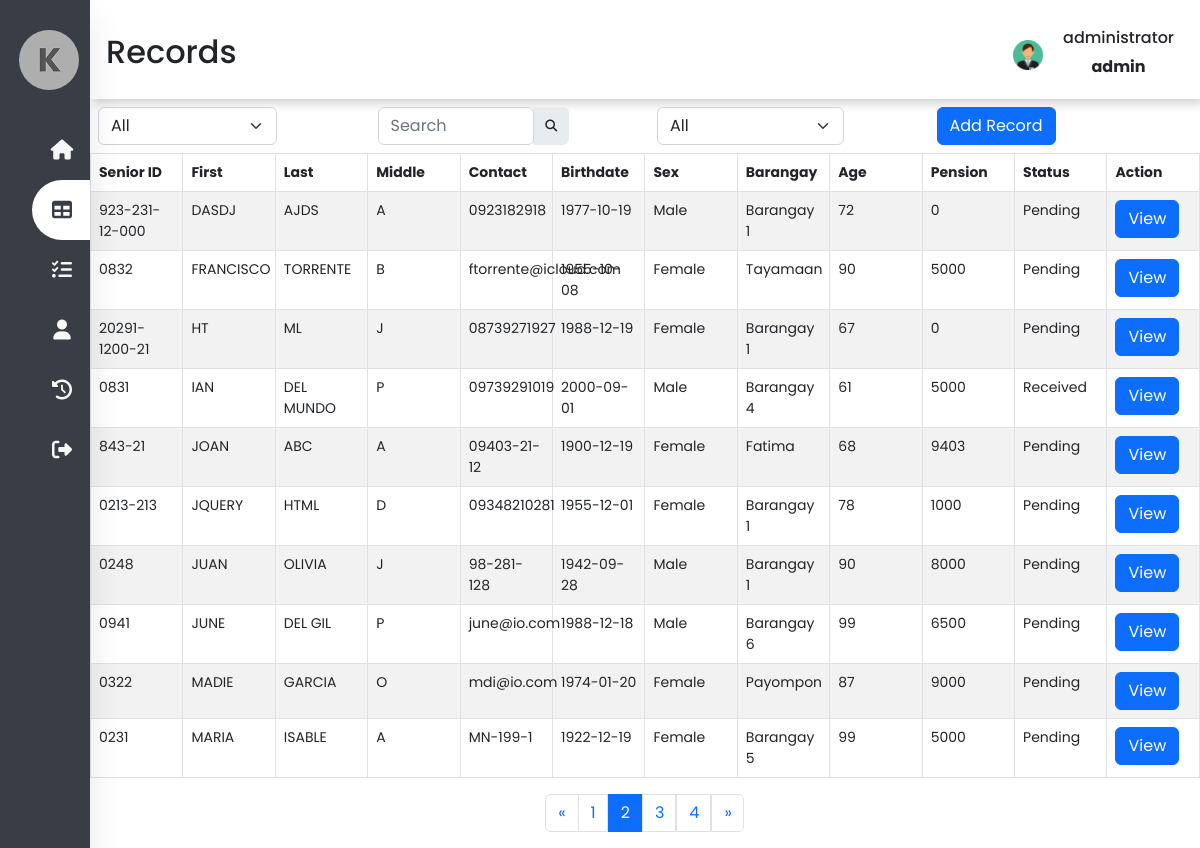
The page /deprecated/records.php?page=2 (signed in) on the database its author committed.
### tables this page shows
CREATE TABLE `tbl_records` (
  `id` int(11) NOT NULL,
  `uid` varchar(150) NOT NULL,
  `fx_id` varchar(50) NOT NULL,
  `fx_firstname` varchar(50) NOT NULL,
  `fx_lastname` varchar(50) NOT NULL,
  `fx_middlename` varchar(50) NOT NULL,
  `fx_contact` varchar(150) NOT NULL,
  `fd_birthdate` date NOT NULL,
  `fx_gender` varchar(50) NOT NULL,
  `fx_barangay` varchar(150) NOT NULL,
  `fn_age` int(3) NOT NULL,
  `fn_pension` bigint(50) NOT NULL,
  `fn_status` varchar(50) NOT NULL,
  `life_status` varchar(150) NOT NULL,
  `fd_pension` date NOT NULL,
  `account_status` varchar(150) NOT NULL,
  `fx_pwd` varchar(50) NOT NULL,
  `fd_started` date NOT NULL
);

### deprecated/records.php (the view, shortened to what this page needs)
<?php
include('conn/connection.php');
$limit = isset($_SESSION['records-limit']) ? $_SESSION['records-limit'] : 10;
$page = isset($_GET['page']) ? $_GET['page'] : 1;
$paginationStart = ($page - 1) * $limit;
$records = $conn->query("SELECT * FROM tbl_records ORDER BY `tbl_records`.`fx_firstname` ASC LIMIT $paginationStart, $limit");
$allrecords = $records->fetch_all(MYSQLI_ASSOC);
$sql = $conn->query("SELECT count(id) AS id FROM tbl_records");
$custCount = $sql->fetch_all(MYSQLI_ASSOC);
$allRecrods = $custCount[0]['id'];
$totoalPages = ceil($allRecrods / $limit);
$prev = $page - 1;
$next = $page + 1;
if (isset($_SESSION['user_id']) && isset($_SESSION['user_name'])) {
?>
<!DOCTYPE html>
<html lang="en">
<head>
    <link href="https://cdn.jsdelivr.net/npm/bootstrap@5.2.2/dist/css/bootstrap.min.css" rel="stylesheet">
    <link rel="stylesheet" type="text/css" href="css/g_style.css">
    <link rel="stylesheet" type="text/css" href="css/records_style.css">
    <link rel="stylesheet" href="https://cdnjs.cloudflare.com/ajax/libs/font-awesome/6.2.0/css/all.min.css">
</head>
<body>
    <nav class="side-nav">
        <ul>
            <li>
                <a href="#" class="logo">
                    <img src="media/logo.jpg" alt="logo">
                </a>
            </li>
            <li><a href="dashboard.php" id="nav-list">
                    <i class="fas fa-home"></i>
                </a></li>
            <li><a href="#" class="active" id="nav-list">
                    <i class="fas fa-table"></i>
                </a></li>
            <li><a href="reports.php" id="nav-list">
                    <i class="fas fa-tasks"></i>
                </a></li>
            <li><a href="#" id="nav-list">
                    <i class="fas fa-user"></i>
                </a></li>
            <li><a href="activities.php" id="nav-list">
                    <i class="fas fa-solid fa-clock-rotate-left"></i>
                </a></li>
            <li><a href="function/logout.php" class="logout" id="nav-list">
                    <i class="fas fa-sign-out-alt"></i>
                </a></li>
        </ul>
    </nav>
    <div class="main-content">
        <header>
            <div class="header-title">
                <h2>
                    <label for="">
                        Records
                </h2>
            </div>
            <div class="user-wrapper">
                <img src="media/male.png" width="30px" height="30px" alt="user">
                <div>
                    <h6><span class="nav-item"><?php echo $_SESSION['user_name']; ?></span></h6>
                    <p><span class="nav-item"><?php echo $_SESSION['user_level']; ?></span></p>
                </div>
            </div>
        </header>
        <div class="container p-2">
            <div class="row" id="tbl_header">
                <div class="div-2 col-sm">
                    <select class="form-select" style="width: auto;">
                        <option>All</option>
                    </select>
                </div>
                <div class="div-1 col-sm">
                    <div class="input-group rounded w-75">
                        <input type="search" class="form-control rounded" placeholder="Search" aria-label="Search"
                            aria-describedby="search-addon" />
                        <span class="input-group-text border-0" id="search-addon">
                            <i class="fas fa-search"></i>
                        </span>
                    </div>
                </div>
                <div class="div-2.1 col-sm">
                    <select class="form-select" id="bselect" style="width: auto;">
                        <option>All</option>
                    </select>
                </div>
                <div class="div-3 col-sm">
                    <button type="button" class="btn btn-primary" data-bs-toggle="modal" data-bs-target="#myModal">Add
                        Record</button>
                </div>
            </div>
        </div>
        <div class="table-div t-1" id="container">
            <table id="datatable" class="table table-striped table-bordered">
                <thead>
                    <tr>
                        <th scope="col">Senior ID</th>
                        <th scope="col">First</th>
                        <th scope="col">Last</th>
                        <th scope="col">Middle</th>
                        <th scope="col">Contact</th>
                        <th scope="col">Birthdate</th>
                        <th scope="col">Sex</th>
                        <th scope="col">Barangay</th>
                        <th scope="col">Age</th>
                        <th scope="col">Pension</th>
                        <th scope="col">Status</th>
                        <th scope="col">Action</th>
                    </tr>
                </thead>
                <tbody>
                    <?php foreach($allrecords as $row) :  ?>
                    <tr>
                        <td id="sid"> <?php echo $row['fx_id']; ?> </td>
                        <td> <?php echo $row['fx_firstname']; ?> </td>
                        <td> <?php echo $row['fx_lastname']; ?> </td>
                        <td> <?php echo $row['fx_middlename']; ?> </td>
                        <td> <?php echo $row['fx_contact']; ?> </td>
                        <td> <?php echo $row['fd_birthdate']; ?> </td>
                        <td> <?php echo $row['fx_gender']; ?> </td>
                        <td> <?php echo $row['fx_barangay']; ?> </td>
                        <td> <?php echo $row['fn_age']; ?> </td>
                        <td> <?php echo $row['fn_pension']; ?> </td>
                        <td> <?php echo $row['fn_status']; ?> </td>
                        <td> <button id='<?php echo $row['fx_id']; ?>' class="view btn btn-primary"
                                style="width: auto;">View</button></td>
                    </tr>
                    <?php endforeach; ?>
                </tbody>
            </table>
        </div>
        <div class="d-flex justify-content-center">
            <ul class="pagination">
                <li class="page-item <?php if($page <= 1){ echo 'disabled'; } ?>">
                    <a class="page-link w-100"
                        href="<?php if($page <= 1){ echo '#'; } else { echo "?page=" . $prev; } ?>">
                        <span aria-hidden="true">&laquo;</span>
                    </a>
                </li>
                <?php for($i = 1; $i <= $totoalPages; $i++ ): ?>
                <li class="page-item <?php if($page == $i) {echo 'active'; } ?>">
                    <a class="page-link w-100" href="records.php?page=<?= $i; ?>"> <?= $i; ?> </a>
                </li>
                <?php endfor; ?>
                <li class="page-item <?php if($page >= $totoalPages) { echo 'disabled'; } ?>">
                    <a class="page-link w-100"
                        href="<?php if($page >= $totoalPages){ echo '#'; } else {echo "?page=". $next; } ?>">
                        <span aria-hidden="true">&raquo;</span>
                    </a>
                </li>
            </ul>
        </div>
    </div>
</body>
</html>
<?php
}else{
    header("Location: index.php");
    exit();
}
?>

### css/g_style.css (style rules this page uses)
:root { --main-color:#393E46; --secondary-color: #6D9886; --next-color: #F2E7D5; --last-color: #F7F7F7; --gray: #808080; }
* { margin: 0; padding: 0; outline: none; list-style: none; box-sizing: border-box; text-decoration: none; font-family: "Poppins", sans-serif; }
body { background: #fff; }
.side-nav { position: fixed; top: 0; bottom: 0; height: 100%; background: var(--main-color); width: 90px; z-index: 999; overflow: hidden; transition: width 0.2s linear; box-shadow: 0 20px 35px rgba(0, 0, 0, 0.1); }
.logo { text-align: center; transition: all 0.5s ease; margin: 20px 0 20px -75px; }
.logo img { width: 60px; height: 60px; border-radius: 50%; }
.side-nav a { position: relative; color: rgb(85, 83, 83); font-size: 14px; text-decoration: none; color: var(--last-color); display: table; width: 300px; padding: 10px; }
li i { position: relative; width: 40px; height: 40px; top: 10px; color: var(--last-color); font-size: 20px; text-align: center; }
.nav-item { position: relative; top: 12px; margin-left: 20px; }
li a.active { background: #fff; color: var(--main-color); border-radius: 30px 0 0 30px; }
a.active i { color: var(--main-color); }
.logout { position: absolute; bottom: 0; }
.main-content { padding: 0 0 0 90px; }
header { display: flex; justify-content: space-between; padding: 1rem; width: 100%; box-shadow: 4px 4px 10px rgba(0, 0, 0, 0.2); }
.header-title { transform: translateY(25%); }
.user-wrapper { display: flex; margin-right: 10px; align-items: center; }
.user-wrapper div p { text-align: center; font-weight: bold; }
.user-wrapper img { margin-top: 10px; }
table { table-layout:fixed; }
.table td { font-size: 14px; }
.table th { font-size: 14px; word-break: break-all; }

### css/records_style.css (style rules this page uses)
:root { --main-color: #393E46; --secondary-color: #6D9886; --next-color: #F2E7D5; --last-color: #F7F7F7; --gray: #808080; }
.input-group-text { font-size: 12px; }

### rows shown on the page
tbl_records: fx "923-231-12-000", fx_firstname "DASDJ", fx_lastname "AJDS", fx_middlename "A", fx_contact "0923182918", fd_birthdate "1977-10-19", fx_gender "Male", fx_barangay "Barangay 1", fn_age "72", fn_pension "0", fn_status "Pending"
tbl_records: fx "0832", fx_firstname "FRANCISCO", fx_lastname "TORRENTE", fx_middlename "B", fx_contact "ftorrente@icloud.com", fd_birthdate "1955-10-08", fx_gender "Female", fx_barangay "Tayamaan", fn_age "90", fn_pension "5000", fn_status "Pending"
tbl_records: fx "20291-1200-21", fx_firstname "HT", fx_lastname "ML", fx_middlename "J", fx_contact "08739271927", fd_birthdate "1988-12-19", fx_gender "Female", fx_barangay "Barangay 1", fn_age "67", fn_pension "0", fn_status "Pending"
tbl_records: fx "0831", fx_firstname "IAN", fx_lastname "DEL MUNDO", fx_middlename "P", fx_contact "09739291019", fd_birthdate "2000-09-01", fx_gender "Male", fx_barangay "Barangay 4", fn_age "61", fn_pension "5000", fn_status "Received"
tbl_records: fx "843-21", fx_firstname "JOAN", fx_lastname "ABC", fx_middlename "A", fx_contact "09403-21-12", fd_birthdate "1900-12-19", fx_gender "Female", fx_barangay "Fatima", fn_age "68", fn_pension "9403", fn_status "Pending"
tbl_records: fx "0213-213", fx_firstname "JQUERY", fx_lastname "HTML", fx_middlename "D", fx_contact "09348210281", fd_birthdate "1955-12-01", fx_gender "Female", fx_barangay "Barangay 1", fn_age "78", fn_pension "1000", fn_status "Pending"
tbl_records: fx "0248", fx_firstname "JUAN", fx_lastname "OLIVIA", fx_middlename "J", fx_contact "98-281-128", fd_birthdate "1942-09-28", fx_gender "Male", fx_barangay "Barangay 1", fn_age "90", fn_pension "8000", fn_status "Pending"
tbl_records: fx "0941", fx_firstname "JUNE", fx_lastname "DEL GIL", fx_middlename "P", fx_contact "june@io.com", fd_birthdate "1988-12-18", fx_gender "Male", fx_barangay "Barangay 6", fn_age "99", fn_pension "6500", fn_status "Pending"
tbl_records: fx "0322", fx_firstname "MADIE", fx_lastname "GARCIA", fx_middlename "O", fx_contact "mdi@io.com", fd_birthdate "1974-01-20", fx_gender "Female", fx_barangay "Payompon", fn_age "87", fn_pension "9000", fn_status "Pending"
tbl_records: fx "0231", fx_firstname "MARIA", fx_lastname "ISABLE", fx_middlename "A", fx_contact "MN-199-1", fd_birthdate "1922-12-19", fx_gender "Female", fx_barangay "Barangay 5", fn_age "99", fn_pension "5000", fn_status "Pending"

### other values the page prints
$_SESSION['user_name'] "administrator"
$_SESSION['user_level'] "admin"
